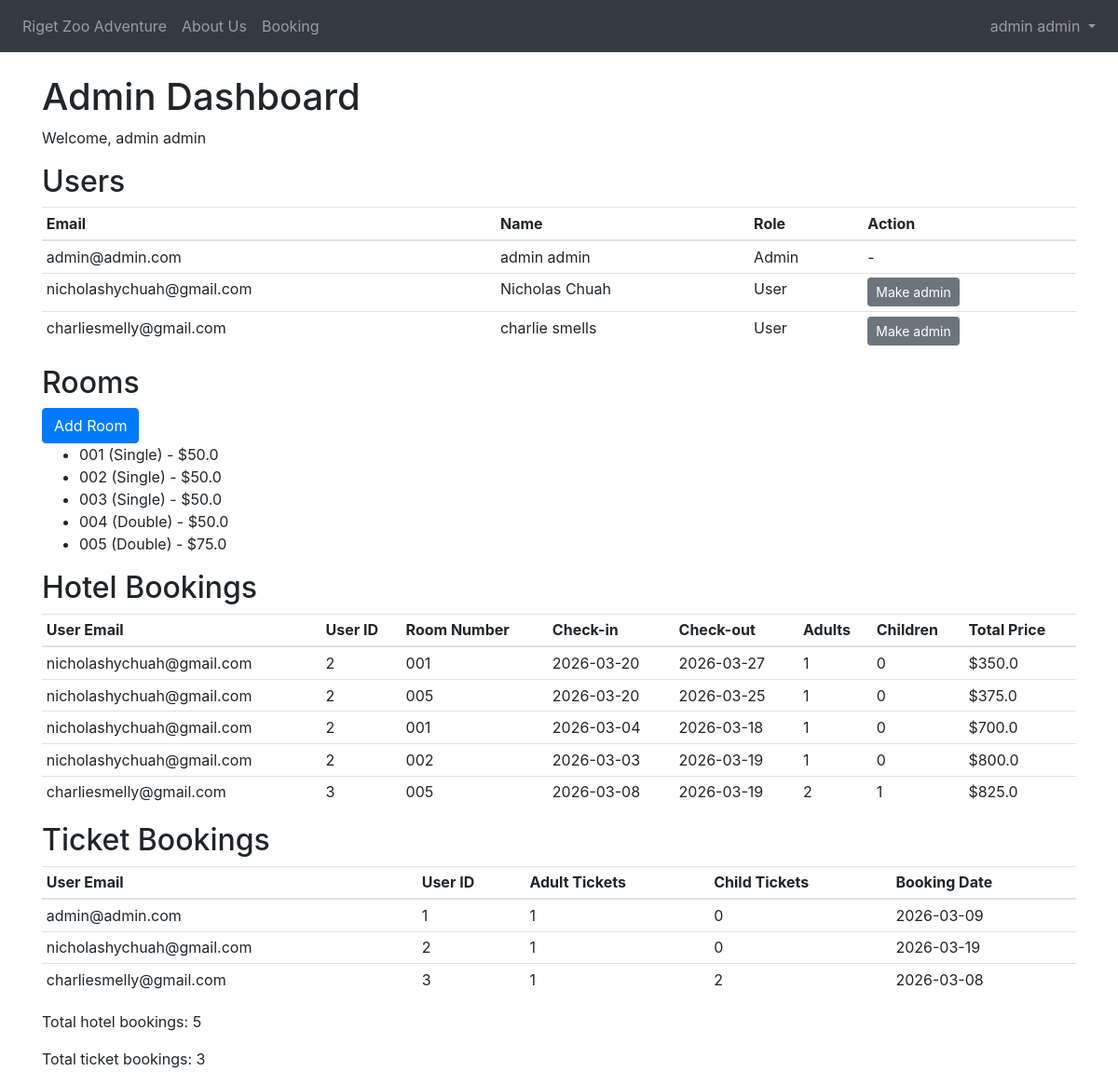
The page /admin (signed in) on the database its author committed.
### website/models.py (models this page shows)
class User(db.Model, UserMixin):
    id = db.Column(db.Integer, primary_key=True)
    email = db.Column(db.String(150), unique=True)
    password = db.Column(db.String(150))
    first_name = db.Column(db.String(150))
    last_name = db.Column(db.String(150))
    is_admin = db.Column(db.Boolean, default=False)
    booking = db.relationship('Booking', backref='user', lazy=True)

class Room(db.Model):
    id = db.Column(db.Integer, primary_key=True)
    room_number = db.Column(db.String(10), unique=True, nullable=False)
    room_type = db.Column(db.String(50), nullable=False)
    max_adults = db.Column(db.Integer, nullable=False)
    max_children = db.Column(db.Integer, nullable=False)
    price_per_night = db.Column(db.Float, nullable=False)
    is_available = db.Column(db.Boolean, default=True)
    bookings = db.relationship('HotelBooking', backref='room', lazy=True)

class HotelBooking(db.Model):
    id = db.Column(db.Integer, primary_key=True)
    checkin = db.Column(db.Date, nullable=False)
    checkout = db.Column(db.Date, nullable=False)
    adults = db.Column(db.Integer, nullable=False)
    children = db.Column(db.Integer, nullable=False)
    room_id = db.Column(db.Integer, db.ForeignKey('room.id'), nullable=False)
    user_id = db.Column(db.Integer, db.ForeignKey('user.id'), nullable=False)
    user = db.relationship('User', backref='hotel_bookings', lazy=True)

class Booking(db.Model):
    id = db.Column(db.Integer, primary_key=True)
    date = db.Column(db.DateTime(timezone=True), default=func.now())
    adultticket = db.Column(db.Integer)
    childticket = db.Column(db.Integer)
    bookingdate = db.Column(db.Date, nullable=False)
    user_id = db.Column(db.Integer, db.ForeignKey('user.id'))

### website/views.py (the view)
@views.route('/admin')
@login_required
def admin():
    if not current_user.is_admin:
        flash('You are not authorized to view that page.', 'error')
        return redirect(url_for('views.home'))
    from .models import Booking, HotelBooking, Room
    users = User.query.all()
    bookings = Booking.query.all()
    hotel_bookings = HotelBooking.query.all()
    rooms = Room.query.all()
    return render_template('admin.html', users=users, bookings=bookings,
                           hotel_bookings=hotel_bookings, rooms=rooms,
                           user=current_user)

### website/__init__.py (called while the page is built)
def create_app():
    app = Flask(__name__)
    app.config['SECRET_KEY'] = 'hjshjhdjah kjshkjdhjs'
    app.config['SQLALCHEMY_DATABASE_URI'] = f'sqlite:///{DB_NAME}'
    db.init_app(app)
    from .views import views
    app.register_blueprint(views, url_prefix='/')
    from .models import User, Booking
    with app.app_context():
        db.create_all()
    login_manager = LoginManager()
    login_manager.login_view = 'views.login'
    login_manager.init_app(app)
    @login_manager.user_loader
    def load_user(user_id):
        return User.query.get(int(user_id))
    @app.context_processor
    def inject_user():
        return dict(user=current_user)
    return app

### website/templates/admin.html
{% extends "base.html" %} {% block title %}Admin Dashboard{% endblock %} {%
block content %}
<h1>Admin Dashboard</h1>
<p>Welcome, {{ user.first_name }} {{ user.last_name }}</p>
<h2>Users</h2>
<table class="table table-sm">
  <thead>
    <tr>
      <th>Email</th>
      <th>Name</th>
      <th>Role</th>
      <th>Action</th>
    </tr>
  </thead>
  <tbody>
    {% for u in users %}
    <tr>
      <td>{{ u.email }}</td>
      <td>{{ u.first_name }} {{ u.last_name }}</td>
      <td>{% if u.is_admin %}Admin{% else %}User{% endif %}</td>
      <td>
        {% if u.id != user.id %}
        <form
          method="post"
          action="{{ url_for('views.toggle_admin', user_id=u.id) }}"
        >
          <button type="submit" class="btn btn-sm btn-secondary">
            {% if u.is_admin %}Revoke admin{% else %}Make admin{% endif %}
          </button>
        </form>
        {% else %}-{% endif %}
      </td>
    </tr>
    {% endfor %}
  </tbody>
</table>
<h2>Rooms</h2>
<a class="btn btn-primary" href="{{ url_for('views.add_room') }}">Add Room</a>
<ul>
  {% for r in rooms %}
  <li>{{ r.room_number }} ({{ r.room_type }}) - ${{ r.price_per_night }}</li>
  {% endfor %}
</ul>
<h2>Hotel Bookings</h2>
<table class="table table-sm">
  <thead>
    <tr>
      <th>User Email</th>
      <th>User ID</th>
      <th>Room Number</th>
      <th>Check-in</th>
      <th>Check-out</th>
      <th>Adults</th>
      <th>Children</th>
      <th>Total Price</th>
    </tr>
  </thead>
  <tbody>
    {% for hb in hotel_bookings %}
    <tr>
      <td>{{ hb.user.email }}</td>
      <td>{{ hb.user.id }}</td>
      <td>{{ hb.room.room_number }}</td>
      <td>{{ hb.checkin }}</td>
      <td>{{ hb.checkout }}</td>
      <td>{{ hb.adults }}</td>
      <td>{{ hb.children }}</td>
      <td>
        ${{ hb.room.price_per_night * ((hb.checkout - hb.checkin).days) }}
      </td>
    </tr>
    {% endfor %}
  </tbody>
</table>
<h2>Ticket Bookings</h2>
<table class="table table-sm">
  <thead>
    <tr>
      <th>User Email</th>
      <th>User ID</th>
      <th>Adult Tickets</th>
      <th>Child Tickets</th>
      <th>Booking Date</th>
    </tr>
  </thead>
  <tbody>
    {% for tb in bookings %}
    <tr>
      <td>{{ tb.user.email }}</td>
      <td>{{ tb.user.id }}</td>
      <td>{{ tb.adultticket }}</td>
      <td>{{ tb.childticket }}</td>
      <td>{{ tb.bookingdate }}</td>
    </tr>
    {% endfor %}
  </tbody>
</table>
<p>Total hotel bookings: {{ hotel_bookings|length }}</p>
<p>Total ticket bookings: {{ bookings|length }}</p>
{% endblock %}

### website/templates/base.html (shortened to what this page needs)
<!doctype html>
<html>
  <head>
    <link
      rel="stylesheet"
      href="https://stackpath.bootstrapcdn.com/bootstrap/4.4.1/css/bootstrap.min.css"
    />
    <link
      rel="stylesheet"
      href="https://stackpath.bootstrapcdn.com/font-awesome/4.7.0/css/font-awesome.min.css"
    />
  </head>
  <body>
    <nav class="navbar navbar-expand-lg navbar-dark bg-dark">
      <div class="collapse navbar-collapse" id="navbar">
        <div class="navbar-nav">
          {% if user.is_authenticated %}
          <a class="nav-item nav-link" id="home" href="/"
            >Riget Zoo Adventure</a
          >
          <a class="nav-item nav-link" id="about" href="/aboutus"> About Us</a>
          <a class="nav-item nav-link" id="booking" href="/booking">Booking</a>
        </div>
        <div class="navbar-nav ml-auto">
          <div class="nav-item dropdown">
            <a
              class="nav-link dropdown-toggle"
              href="#"
              id="moreDropdown"
              role="button"
              data-toggle="dropdown"
              aria-haspopup="true"
              aria-expanded="false"
            >
              {{ current_user.first_name }} {{ current_user.last_name }}
            </a>
          </div>
        </div>
          {% endif %}
        </div>
    </nav>
    <div class="container mt-4">{% block content %} {% endblock %}</div>
  </body>
</html>

### rows shown on the page
User: first_name "admin", last_name "admin", email "admin@admin.com", is_admin "Admin"
User: email "nicholashychuah@gmail.com", first_name "Nicholas", last_name "Chuah", is_admin "User"
User: email "charliesmelly@gmail.com", first_name "charlie", last_name "smells", is_admin "User"
Room: room_number "001", room_type "Single", price_per_night "50.0"
Room: room_number "002", room_type "Single", price_per_night "50.0"
Room: room_number "003", room_type "Single", price_per_night "50.0"
Room: room_number "004", room_type "Double", price_per_night "50.0"
Room: room_number "005", room_type "Double", price_per_night "75.0"
HotelBooking: user.email "nicholashychuah@gmail.com", user.id "2", room.room_number "001", checkin "2026-03-20", checkout "2026-03-27", adults "1", children "0", hb.room.price_per_night*((hb.checkout-hb.checkin).days) "350.0"
HotelBooking: user.email "nicholashychuah@gmail.com", user.id "2", room.room_number "005", checkin "2026-03-20", checkout "2026-03-25", adults "1", children "0", hb.room.price_per_night*((hb.checkout-hb.checkin).days) "375.0"
HotelBooking: user.email "nicholashychuah@gmail.com", user.id "2", room.room_number "001", checkin "2026-03-04", checkout "2026-03-18", adults "1", children "0", hb.room.price_per_night*((hb.checkout-hb.checkin).days) "700.0"
HotelBooking: user.email "nicholashychuah@gmail.com", user.id "2", room.room_number "002", checkin "2026-03-03", checkout "2026-03-19", adults "1", children "0", hb.room.price_per_night*((hb.checkout-hb.checkin).days) "800.0"
HotelBooking: user.email "charliesmelly@gmail.com", user.id "3", room.room_number "005", checkin "2026-03-08", checkout "2026-03-19", adults "2", children "1", hb.room.price_per_night*((hb.checkout-hb.checkin).days) "825.0"
Booking: user.email "admin@admin.com", user.id "1", adultticket "1", childticket "0", bookingdate "2026-03-09"
Booking: user.email "nicholashychuah@gmail.com", user.id "2", adultticket "1", childticket "0", bookingdate "2026-03-19"
Booking: user.email "charliesmelly@gmail.com", user.id "3", adultticket "1", childticket "2", bookingdate "2026-03-08"

### other values the page prints
{{ hotel_bookings|length }} "5"
{{ bookings|length }} "3"
